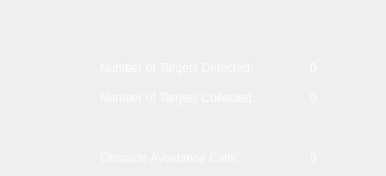
   <widget class="QWidget" name="stats_tab">
    <attribute name="title">
     <string>Task Status</string>
    </attribute>
    <widget class="QLabel" name="label_6">
     <property name="geometry">
      <rect>
       <x>100</x>
       <y>60</y>
       <width>201</width>
       <height>17</height>
      </rect>
     </property>
     <property name="text">
      <string>&lt;html&gt;&lt;head/&gt;&lt;body&gt;&lt;p&gt;&lt;span style=&quot; color:#ffffff;&quot;&gt;Number of Targets Detected:&lt;/span&gt;&lt;/p&gt;&lt;/body&gt;&lt;/html&gt;</string>
     </property>
    </widget>
    <widget class="QLabel" name="num_targets_detected_label">
     <property name="geometry">
      <rect>
       <x>310</x>
       <y>60</y>
       <width>67</width>
       <height>17</height>
      </rect>
     </property>
     <property name="text">
      <string>&lt;html&gt;&lt;head/&gt;&lt;body&gt;&lt;p&gt;&lt;span style=&quot; color:#ffffff;&quot;&gt;0&lt;/span&gt;&lt;/p&gt;&lt;/body&gt;&lt;/html&gt;</string>
     </property>
    </widget>
    <widget class="QLabel" name="label_8">
     <property name="geometry">
      <rect>
       <x>100</x>
       <y>90</y>
       <width>201</width>
       <height>17</height>
      </rect>
     </property>
     <property name="text">
      <string>&lt;html&gt;&lt;head/&gt;&lt;body&gt;&lt;p&gt;&lt;span style=&quot; color:#ffffff;&quot;&gt;Number of Targets Collected:&lt;/span&gt;&lt;/p&gt;&lt;/body&gt;&lt;/html&gt;</string>
     </property>
    </widget>
    <widget class="QLabel" name="num_targets_collected_label">
     <property name="geometry">
      <rect>
       <x>310</x>
       <y>90</y>
       <width>67</width>
       <height>17</height>
      </rect>
     </property>
     <property name="text">
      <string>&lt;html&gt;&lt;head/&gt;&lt;body&gt;&lt;p&gt;&lt;span style=&quot; color:#ffffff;&quot;&gt;0&lt;/span&gt;&lt;/p&gt;&lt;/body&gt;&lt;/html&gt;</string>
     </property>
    </widget>
    <widget class="QLabel" name="label_9">
     <property name="geometry">
      <rect>
       <x>100</x>
       <y>150</y>
       <width>181</width>
       <height>17</height>
      </rect>
     </property>
     <property name="text">
      <string>&lt;html&gt;&lt;head/&gt;&lt;body&gt;&lt;p&gt;&lt;span style=&quot; color:#fefefe;&quot;&gt;Obstacle Avoidance Calls:&lt;/span&gt;&lt;/p&gt;&lt;/body&gt;&lt;/html&gt;</string>
     </property>
    </widget>
    <widget class="QLabel" name="perc_of_time_avoiding_obstacles">
     <property name="geometry">
      <rect>
       <x>310</x>
       <y>150</y>
       <width>67</width>
       <height>17</height>
      </rect>
     </property>
     <property name="text">
      <string>&lt;html&gt;&lt;head/&gt;&lt;body&gt;&lt;p&gt;&lt;span style=&quot; color:#ffffff;&quot;&gt;0&lt;/span&gt;&lt;/p&gt;&lt;/body&gt;&lt;/html&gt;</string>
     </property>
    </widget>
   </widget>
